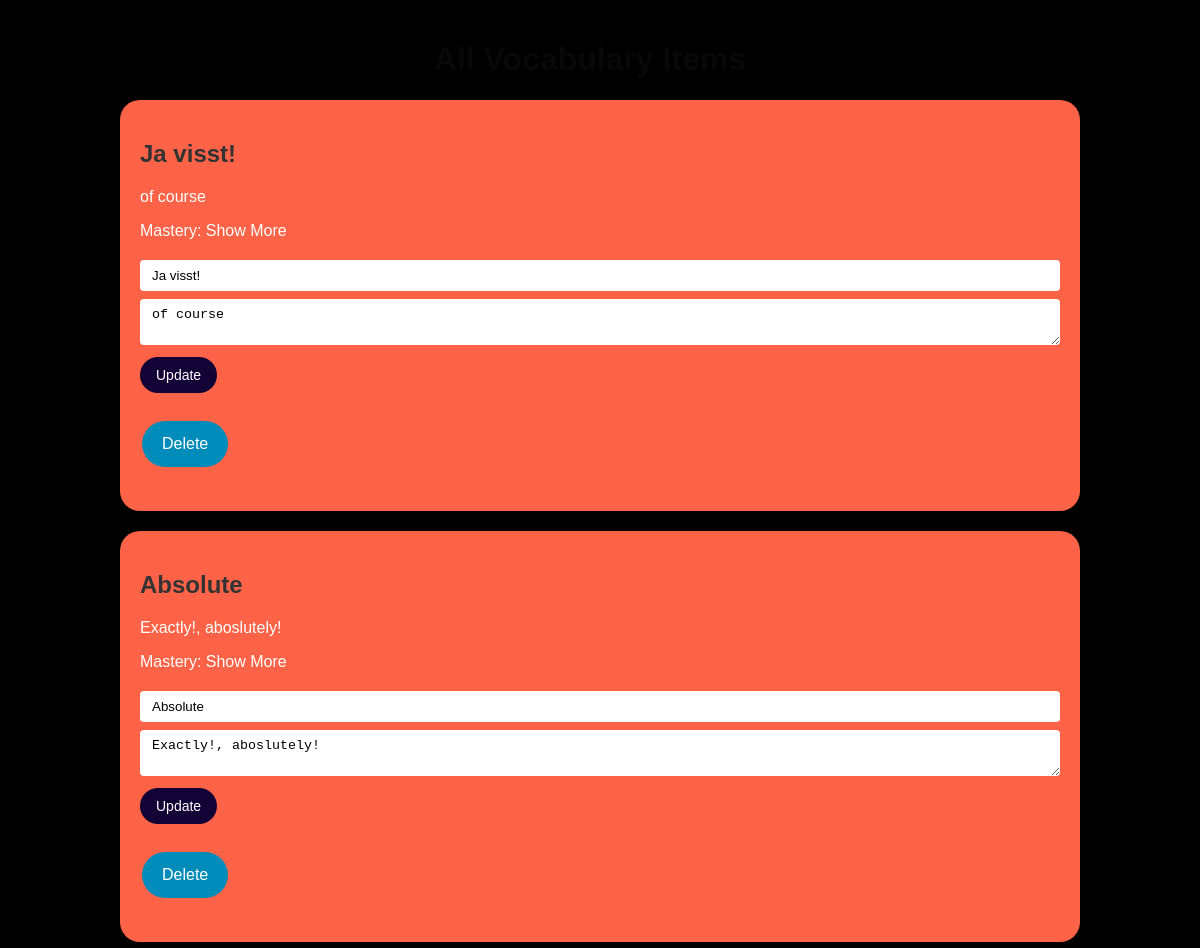
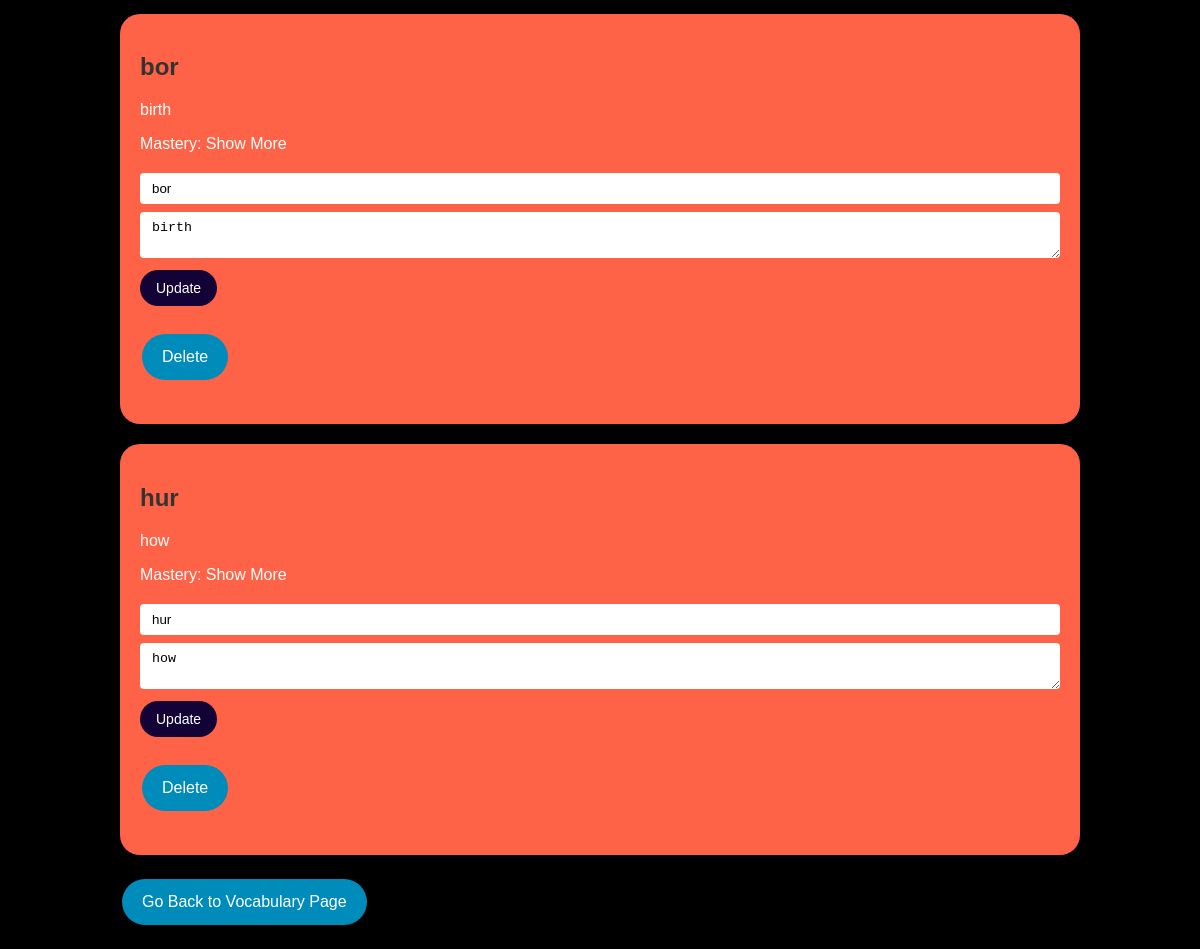
The page /vocabulary/all on the database its author committed (2 pictures, top to bottom).
### language_learning_platform/models/models.py (models this page shows, shortened)
class Vocabulary(db.Model):
    __tablename__ = 'vocabulary'
    id = db.Column(db.Integer, primary_key=True)
    title = db.Column(db.String(80), nullable=False)
    description = db.Column(db.String(200), nullable=False)
    mastery = db.Column(db.String(20), nullable=False, default='Show More')

### language_learning_platform/routes/vocabulary.py (the view)
@vocabulary.route('/all', methods=['GET'])
def all_vocabulary():
    vocab_items = Vocabulary.query.all()
    return render_template('all_vocabulary.html', items=vocab_items)

### templates/all_vocabulary.html (shortened to what this page needs)
{% extends 'base.html' %}
{% block content %}
<div style="text-align: center; margin-right: 20px;">
    <h1 style="color: #080808;">All Vocabulary Items</h1>
</div>
{% for item in items %}
    <div class="item-card">
        <h2>{{ item.title }}</h2>
        <p>{{ item.description }}</p>
        <p>Mastery: {{ item.mastery }}</p>
        <div class="item-form">
            <form method="POST" action="{{ url_for('vocabulary.update_vocabulary', id=item.id) }}">
                <input type="text" name="title" value="{{ item.title }}" required>
                <textarea name="description" required>{{ item.description }}</textarea>
                <input type="submit" value="Update">
            </form>
        </div>
        <form method="POST" action="{{ url_for('vocabulary.delete_vocabulary', id=item.id) }}">
            <input class="button" type="submit" value="Delete">
        </form>
    </div>
{% endfor %}
<a href="{{ url_for('vocabulary.vocabulary_page') }}" class="button">Go Back to Vocabulary Page</a>
{% endblock %}

### static/style.css (style rules this page uses)
body { font-family: Arial, sans-serif; margin: 0; padding: 0; background-color: #f1f1f1; }
h1, h2, h3 { color: #333; }
a { color: #0066cc; text-decoration: none; }
form { margin-bottom: 20px; }

### templates/all_vocabulary.html (style rules this page uses)
body { background-color: black; }
.item-card { background-color: #ff6347; border-radius: 20px; padding: 20px; margin-bottom: 20px; color: white; }
.button { background-color: #008CBA; border: none; color: white; padding: 14px 20px; text-align: center; text-decoration: none; display: inline-block; font-size: 16px; margin: 4px 2px; cursor: pointer; border-radius: 50px; }
.item-form { margin-bottom: 20px; }
.item-form input[type=text], .item-form textarea { width: 100%; padding: 8px 12px; margin: 4px 0; box-sizing: border-box; border: none; border-radius: 4px; }
.item-form input[type=submit] { background-color: #120236; color: white; padding: 10px 16px; margin: 4px 0; border: none; border-radius: 50px; cursor: pointer; font-size: 14px; }

### rows shown on the page
Vocabulary: title "Ja visst!", description "of course", mastery "Show More"
Vocabulary: title "Absolute", description "Exactly!, aboslutely!", mastery "Show More"
Vocabulary: title "bor", description "birth", mastery "Show More"
Vocabulary: title "hur", description "how", mastery "Show More"
